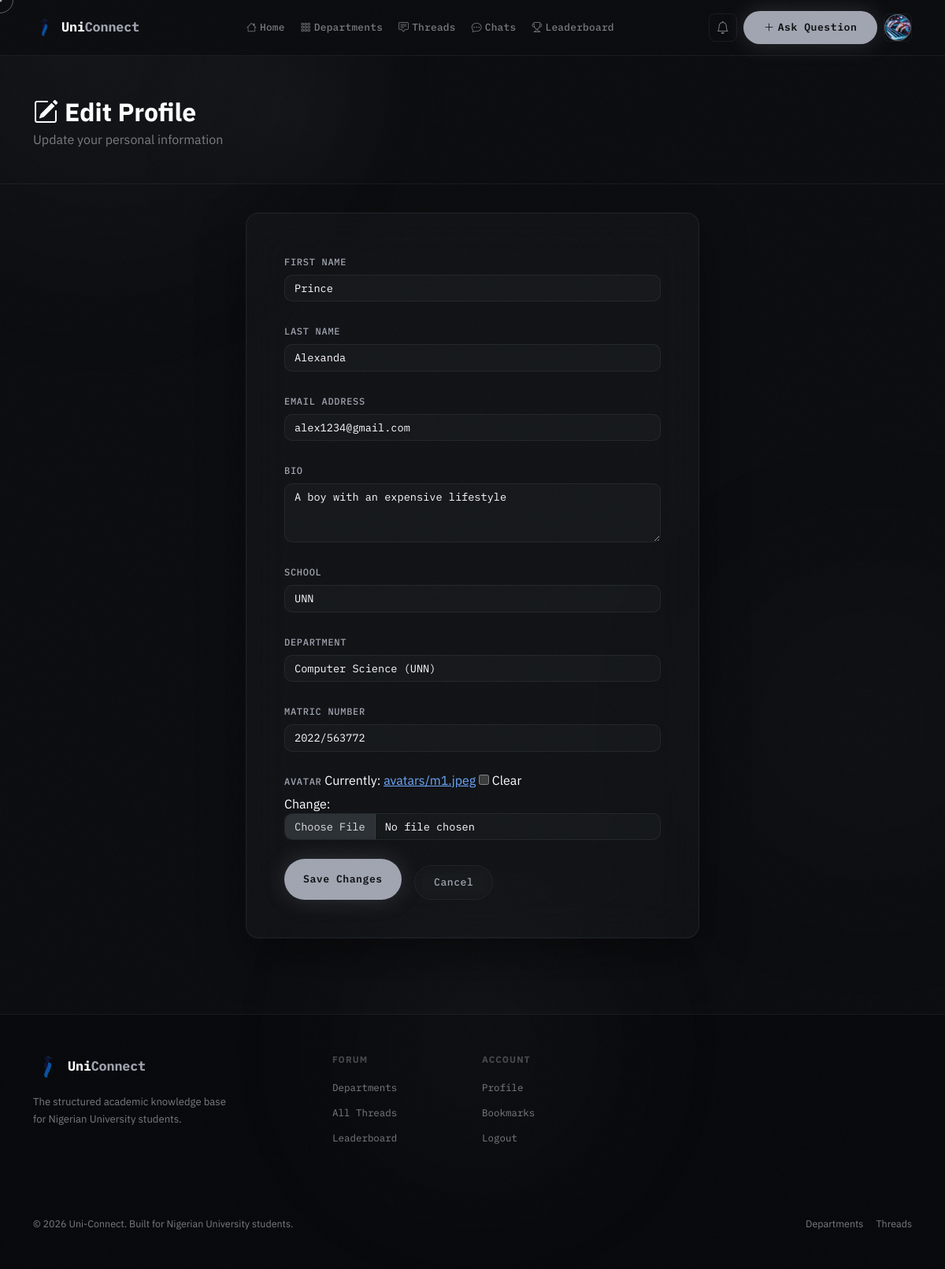
Screenshot of /accounts/profile/edit/ (signed in) with the database file from the repository.
### accounts/models.py (models this page shows, shortened)
class User(AbstractUser):
    ROLE_CHOICES = [
        ('student', 'Student'),
        ('lecturer', 'Lecturer'),
        ('admin', 'Admin'),
    ]
    is_email_verified = models.BooleanField(default=False)
    role = models.CharField(max_length=20, choices=ROLE_CHOICES, default='student')
    school = models.ForeignKey(
        'forum.School', on_delete=models.SET_NULL, null=True, blank=True, related_name='members'
    )
    department = models.ForeignKey(
        'forum.Department', on_delete=models.SET_NULL, null=True, blank=True, related_name='members'
    )
    matric_number = models.CharField(max_length=20, blank=True)
    bio = models.TextField(blank=True)
    avatar = models.ImageField(upload_to='avatars/', blank=True, null=True)
    reputation = models.IntegerField(default=0)
    created_at = models.DateTimeField(auto_now_add=True)

### accounts/views.py (the view)
# urls.py: path('profile/edit/', views.edit_profile_view, name='edit_profile'),
@login_required
def edit_profile_view(request):
    if request.method == "POST":
        form = ProfileEditForm(
            request.POST,
            request.FILES,
            instance=request.user,
        )
        if form.is_valid():
            form.save()
            messages.success(request, "Profile updated successfully!")
            return redirect("accounts:profile")
    else:
        form = ProfileEditForm(instance=request.user)
    return render(
        request,
        "accounts/edit_profile.html",
        {
            "form": form,
        },
    )

### forum/context_processors.py (called while the page is built)
def unread_notifications(request):
    count = 0
    if request.user.is_authenticated:
        count = request.user.notifications.filter(is_read=False).count()
    return {'unread_notification_count': count}

### forum/models.py (called while the page is built)
    def __str__(self):
        return self.short_name or self.name

    def __str__(self):
        if self.school_id:
            return f"{self.name} ({self.school})"
        return self.name

### templates/accounts/edit_profile.html (shortened to what this page needs)
{% extends 'base.html' %}
{% block content %}
<div class="page-header">
  <div class="container">
    <h1 class="h2 fw-bold text-white mb-1"><i class="bi bi-pencil-square me-2"></i>Edit Profile</h1>
    <p class="text-muted mb-0">Update your personal information</p>
  </div>
</div>
<div class="container pb-5" style="max-width:600px;">
  <div class="glass-panel p-5">
    <form method="post" enctype="multipart/form-data">
      {% for field in form %}
      <div class="mb-4">
        <label class="form-label">{{ field.label }}</label>
        {{ field }}
      </div>
      {% endfor %}
      <div class="d-flex gap-3">
        <button type="submit" class="btn btn-primary-glow px-4">Save Changes</button>
        <a href="{% url 'accounts:profile' %}" class="btn btn-outline-glass px-4">Cancel</a>
      </div>
    </form>
  </div>
</div>
{% endblock %}

### templates/base.html (shortened to what this page needs)
<!doctype html>
<html lang="en" data-bs-theme="dark">
  <head>
    <link
      rel="stylesheet"
      href="https://cdn.jsdelivr.net/npm/bootstrap@5.3.3/dist/css/bootstrap.min.css"
    />
    <link
      rel="stylesheet"
      href="https://cdn.jsdelivr.net/npm/bootstrap-icons@1.11.3/font/bootstrap-icons.min.css"
    />
    {% load static %}
    <link rel="stylesheet" href="{% static 'css/main.css' %}" />
  </head>
  <body class="{% block body_class %}{% endblock %}">
    <div class="ambient-orb orb-1" aria-hidden="true"></div>
    <div class="ambient-orb orb-2" aria-hidden="true"></div>
    <nav class="navbar navbar-expand-lg glass-nav">
      <div class="container">
        <a
          class="navbar-brand d-flex align-items-center gap-2"
          href="{% url 'forum:home' %}"
        >
          <img
            src="{% static 'logo-removebg-preview.png' %}"
            alt="Uni-Connect logo"
            class="site-logo navbar-logo"
          />
          <span class="brand-name"
            >Uni<span class="text-accent">Connect</span></span
          >
        </a>
        <div class="collapse navbar-collapse" id="navMain">
          <ul class="navbar-nav mx-auto gap-1">
            <li class="nav-item">
              <a class="nav-link nav-pill" href="{% url 'forum:home' %}"
                ><i class="bi bi-house me-1"></i>Home</a
              >
            </li>
            <li class="nav-item">
              <a class="nav-link nav-pill" href="{% url 'forum:departments' %}"
                ><i class="bi bi-grid-3x3-gap me-1"></i>Departments</a
              >
            </li>
            <li class="nav-item">
              <a class="nav-link nav-pill" href="{% url 'forum:thread_list' %}"
                ><i class="bi bi-chat-square-text me-1"></i>Threads</a
              >
            </li>
            {% if user.is_authenticated %}
            <li class="nav-item">
              <a class="nav-link nav-pill" href="{% url 'forum:chat_list' %}"
                ><i class="bi bi-chat-dots me-1"></i>Chats</a
              >
            </li>
            {% endif %}
            <li class="nav-item">
              <a class="nav-link nav-pill" href="{% url 'forum:leaderboard' %}"
                ><i class="bi bi-trophy me-1"></i>Leaderboard</a
              >
            </li>
          </ul>
          <div class="d-flex align-items-center gap-2">
            {% if user.is_authenticated %}
            <a
              href="{% url 'forum:notifications' %}"
              class="btn btn-ghost-icon position-relative"
            >
              <i class="bi bi-bell"></i>
            </a>
            <a
              href="{% url 'forum:create_thread' %}"
              class="btn btn-primary-glow btn-sm"
            >
              <i class="bi bi-plus-lg me-1"></i>Ask Question
            </a>
            <div class="dropdown">
              <button
                class="btn btn-ghost-icon dropdown-toggle no-caret"
                data-bs-toggle="dropdown"
              >
                <div class="avatar-sm">
                  {% if user.avatar %}
                  <img src="{{ user.avatar.url }}" alt="{{ user.username }}" />
                  {% else %}
                  <span>{{ user.username|first|upper }}</span>
                  {% endif %}
                </div>
              </button>
            </div>
            {% endif %}
          </div>
        </div>
      </div>
    </nav>
    <main>{% block content %}{% endblock %}</main>
    <footer class="footer-glass py-5 mt-5">
      <div class="container">
        <div class="row g-4">
          <div class="col-lg-4">
            <div class="d-flex align-items-center gap-2 mb-3">
              <img
                src="{% static 'logo-removebg-preview.png' %}"
                alt="Uni-Connect logo"
                class="site-logo"
              />
              <span class="brand-name"
                >Uni<span class="text-accent">Connect</span></span
              >
            </div>
            <p
              style="
                color: var(--muted);
                font-size: 0.82rem;
                line-height: 1.7;
                max-width: 260px;
              "
            >
              The structured academic knowledge base for Nigerian University students.
            </p>
          </div>
          <div class="col-6 col-lg-2">
            <p
              style="
                color: rgba(255, 255, 255, 0.25);
                font-size: 0.72rem;
                font-weight: 700;
                letter-spacing: 0.1em;
                text-transform: uppercase;
                margin-bottom: 14px;
              "
            >
              Forum
            </p>
            <ul class="list-unstyled footer-links">
              <li><a href="{% url 'forum:departments' %}">Departments</a></li>
              <li><a href="{% url 'forum:thread_list' %}">All Threads</a></li>
              <li><a href="{% url 'forum:leaderboard' %}">Leaderboard</a></li>
            </ul>
          </div>
          <div class="col-6 col-lg-2">
            <p
              style="
                color: rgba(255, 255, 255, 0.25);
                font-size: 0.72rem;
                font-weight: 700;
                letter-spacing: 0.1em;
                text-transform: uppercase;
                margin-bottom: 14px;
              "
            >
              Account
            </p>
            <ul class="list-unstyled footer-links">
              {% if user.is_authenticated %}
              <li><a href="{% url 'accounts:profile' %}">Profile</a></li>
              <li><a href="{% url 'forum:bookmarks' %}">Bookmarks</a></li>
              <li><a href="{% url 'accounts:logout' %}">Logout</a></li>
              {% else %}
              <li><a href="{% url 'accounts:login' %}">Login</a></li>
              <li><a href="{% url 'accounts:register' %}">Register</a></li>
              {% endif %}
            </ul>
          </div>
        </div>
        <div
          class="d-flex justify-content-between align-items-center flex-wrap gap-3"
        >
          <p style="color: var(--muted); font-size: 0.78rem; margin: 0">
            © 2026 Uni-Connect. Built for Nigerian University students.
          </p>
          <div class="d-flex gap-3">
            <a
              href="{% url 'forum:departments' %}"
              style="
                color: var(--muted);
                font-size: 0.78rem;
                text-decoration: none;
              "
              onmouseenter="this.style.color = 'var(--accent)'"
              onmouseleave="this.style.color = 'var(--muted)'"
              >Departments</a
            >
            <a
              href="{% url 'forum:thread_list' %}"
              style="
                color: var(--muted);
                font-size: 0.78rem;
                text-decoration: none;
              "
              onmouseenter="this.style.color = 'var(--accent)'"
              onmouseleave="this.style.color = 'var(--muted)'"
              >Threads</a
            >
          </div>
        </div>
      </div>
    </footer>
    {% load static %}
  </body>
</html>

### rows the page displays
User: avatar (picture), form "Prince" "Alexanda" "alex1234@gmail.com" "A boy with an expensive lifestyle" "UNN" "Computer Science (UNN)" "2022/563772"

### other values shown
{{ field.label }} "FIRST NAME" "LAST NAME" "EMAIL ADDRESS" "BIO" "SCHOOL" "DEPARTMENT" "MATRIC NUMBER" "AVATAR"
